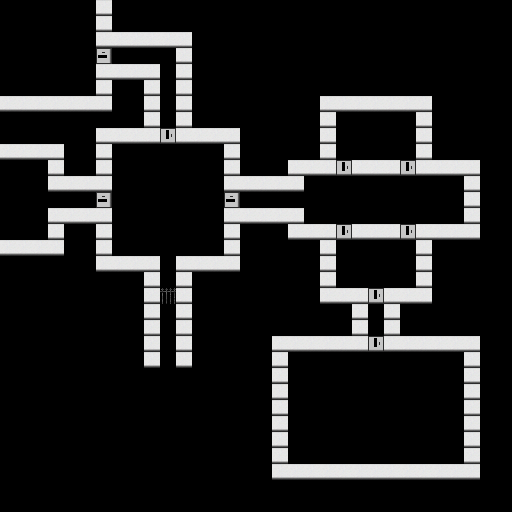

Below is a game level as drawn by its tile map, then a one-line description and the .tmx file that defines it, in full:
An orthogonal 32x32 tile map with 16x16 px tiles, 2 tile layers (floor, wall), 1 hidden layer not drawn and 9 objects.

<map version="1.9" tiledversion="1.9.2" orientation="orthogonal" renderorder="right-down" width="32" height="32" tilewidth="16" tileheight="16" infinite="0" nextlayerid="5" nextobjectid="20">
 <tileset firstgid="1" source="../../tsx/saves/hospital.tsx" />
 <layer id="1" name="floor" width="32" height="32">
  <data encoding="csv">
2,2,2,2,2,2,1,2,2,2,2,2,2,2,2,2,2,2,2,2,2,2,2,2,2,2,2,2,2,2,2,2,
2,2,2,2,2,2,1,2,2,2,2,2,2,2,2,2,2,2,2,2,2,2,2,2,2,2,2,2,2,2,2,2,
2,2,2,2,2,2,1,1,1,1,1,1,2,2,2,2,2,2,2,2,2,2,2,2,2,2,2,2,2,2,2,2,
2,2,2,2,2,2,2,2,2,2,2,1,2,2,2,2,2,2,2,2,2,2,2,2,2,2,2,2,2,2,2,2,
2,2,2,2,2,2,1,1,1,1,2,1,2,2,2,2,2,2,2,2,2,2,2,2,2,2,2,2,2,2,2,2,
2,2,2,2,2,2,1,2,2,1,2,1,2,2,2,2,2,2,2,2,2,2,2,2,2,2,2,2,2,2,2,2,
1,1,1,1,1,1,1,2,2,1,2,1,2,2,2,2,2,2,2,2,1,1,1,1,1,1,1,2,2,2,2,2,
2,2,2,2,2,2,2,2,2,1,2,1,2,2,2,2,2,2,2,2,1,2,2,2,2,2,1,2,2,2,2,2,
2,2,2,2,2,2,1,1,1,1,2,1,1,1,1,2,2,2,2,2,1,2,2,2,2,2,1,2,2,2,2,2,
1,1,1,1,2,2,1,2,2,2,2,2,2,2,1,2,2,2,2,2,1,2,2,2,2,2,1,2,2,2,2,2,
2,2,2,1,2,2,1,2,2,2,2,2,2,2,1,2,2,2,1,1,1,2,1,1,1,2,1,1,1,1,2,2,
2,2,2,1,1,1,1,2,2,2,2,2,2,2,1,1,1,1,1,2,2,2,2,2,2,2,2,2,2,1,2,2,
2,2,2,2,2,2,2,2,2,2,2,2,2,2,2,2,2,2,2,2,2,2,2,2,2,2,2,2,2,1,2,2,
2,2,2,1,1,1,1,2,2,2,2,2,2,2,1,1,1,1,1,2,2,2,2,2,2,2,2,2,2,1,2,2,
2,2,2,1,2,2,1,2,2,2,2,2,2,2,1,2,2,2,1,1,1,2,1,1,1,2,1,1,1,1,2,2,
1,1,1,1,2,2,1,2,2,2,2,2,2,2,1,2,2,2,2,2,1,2,2,2,2,2,1,2,2,2,2,2,
2,2,2,2,2,2,1,1,1,1,2,1,1,1,1,2,2,2,2,2,1,2,2,2,2,2,1,2,2,2,2,2,
2,2,2,2,2,2,2,2,2,1,2,1,2,2,2,2,2,2,2,2,1,2,2,2,2,2,1,2,2,2,2,2,
2,2,2,2,2,2,2,2,2,1,2,1,2,2,2,2,2,2,2,2,1,1,1,2,1,1,1,2,2,2,2,2,
2,2,2,2,2,2,2,2,2,1,2,1,2,2,2,2,2,2,2,2,2,2,1,2,1,2,2,2,2,2,2,2,
2,2,2,2,2,2,2,2,2,1,2,1,2,2,2,2,2,2,2,2,2,2,1,2,1,2,2,2,2,2,2,2,
2,2,2,2,2,2,2,2,2,1,2,1,2,2,2,2,2,1,1,1,1,1,1,2,1,1,1,1,1,1,2,2,
2,2,2,2,2,2,2,2,2,1,2,1,2,2,2,2,2,1,2,2,2,2,2,2,2,2,2,2,2,1,2,2,
2,2,2,2,2,2,2,2,2,2,2,2,2,2,2,2,2,1,2,2,2,2,2,2,2,2,2,2,2,1,2,2,
2,2,2,2,2,2,2,2,2,2,2,2,2,2,2,2,2,1,2,2,2,2,2,2,2,2,2,2,2,1,2,2,
2,2,2,2,2,2,2,2,2,2,2,2,2,2,2,2,2,1,2,2,2,2,2,2,2,2,2,2,2,1,2,2,
2,2,2,2,2,2,2,2,2,2,2,2,2,2,2,2,2,1,2,2,2,2,2,2,2,2,2,2,2,1,2,2,
2,2,2,2,2,2,2,2,2,2,2,2,2,2,2,2,2,1,2,2,2,2,2,2,2,2,2,2,2,1,2,2,
2,2,2,2,2,2,2,2,2,2,2,2,2,2,2,2,2,1,2,2,2,2,2,2,2,2,2,2,2,1,2,2,
2,2,2,2,2,2,2,2,2,2,2,2,2,2,2,2,2,1,1,1,1,1,1,1,1,1,1,1,1,1,2,2,
2,2,2,2,2,2,2,2,2,2,2,2,2,2,2,2,2,2,2,2,2,2,2,2,2,2,2,2,2,2,2,2,
2,2,2,2,2,2,2,2,2,2,2,2,2,2,2,2,2,2,2,2,2,2,2,2,2,2,2,2,2,2,2,2
</data>
 </layer>
 <layer id="2" name="ceil" width="32" height="32" visible="0">
  <data encoding="csv">
3,3,3,3,3,3,3,3,3,3,3,3,3,3,3,3,3,3,3,3,3,3,3,3,3,3,3,3,3,3,3,3,
3,3,3,3,3,3,3,3,3,3,3,3,3,3,3,3,3,3,3,3,3,3,3,3,3,3,3,3,3,3,3,3,
3,3,3,3,3,3,3,3,3,3,3,3,3,3,3,3,3,3,3,3,3,3,3,3,3,3,3,3,3,3,3,3,
3,3,3,3,3,3,3,3,3,3,3,3,3,3,3,3,3,3,3,3,3,3,3,3,3,3,3,3,3,3,3,3,
3,3,3,3,3,3,3,3,3,3,3,3,3,3,3,3,3,3,3,3,3,3,3,3,3,3,3,3,3,3,3,3,
3,3,3,3,3,3,3,3,3,3,3,3,3,3,3,3,3,3,3,3,3,3,3,3,3,3,3,3,3,3,3,3,
3,3,3,3,3,3,3,3,3,3,3,3,3,3,3,3,3,3,3,3,3,3,3,3,3,3,3,3,3,3,3,3,
3,3,3,3,3,3,3,3,3,3,3,3,3,3,3,3,3,3,3,3,3,3,3,3,3,3,3,3,3,3,3,3,
3,3,3,3,3,3,3,3,3,3,3,3,3,3,3,3,3,3,3,3,3,3,3,3,3,3,3,3,3,3,3,3,
3,3,3,3,3,3,3,3,3,3,3,3,3,3,3,3,3,3,3,3,3,3,3,3,3,3,3,3,3,3,3,3,
3,3,3,3,3,3,3,3,3,3,3,3,3,3,3,3,3,3,3,3,3,3,3,3,3,3,3,3,3,3,3,3,
3,3,3,3,3,3,3,3,3,3,3,3,3,3,3,3,3,3,3,3,3,3,3,3,3,3,3,3,3,3,3,3,
3,3,3,3,3,3,3,3,3,3,3,3,3,3,3,3,3,3,3,3,3,3,3,3,3,3,3,3,3,3,3,3,
3,3,3,3,3,3,3,3,3,3,3,3,3,3,3,3,3,3,3,3,3,3,3,3,3,3,3,3,3,3,3,3,
3,3,3,3,3,3,3,3,3,3,3,3,3,3,3,3,3,3,3,3,3,3,3,3,3,3,3,3,3,3,3,3,
3,3,3,3,3,3,3,3,3,3,3,3,3,3,3,3,3,3,3,3,3,3,3,3,3,3,3,3,3,3,3,3,
3,3,3,3,3,3,3,3,3,3,3,3,3,3,3,3,3,3,3,3,3,3,3,3,3,3,3,3,3,3,3,3,
3,3,3,3,3,3,3,3,3,3,3,3,3,3,3,3,3,3,3,3,3,3,3,3,3,3,3,3,3,3,3,3,
3,3,3,3,3,3,3,3,3,3,3,3,3,3,3,3,3,3,3,3,3,3,3,3,3,3,3,3,3,3,3,3,
3,3,3,3,3,3,3,3,3,3,3,3,3,3,3,3,3,3,3,3,3,3,3,3,3,3,3,3,3,3,3,3,
3,3,3,3,3,3,3,3,3,3,3,3,3,3,3,3,3,3,3,3,3,3,3,3,3,3,3,3,3,3,3,3,
3,3,3,3,3,3,3,3,3,3,3,3,3,3,3,3,3,3,3,3,3,3,3,3,3,3,3,3,3,3,3,3,
3,3,3,3,3,3,3,3,3,3,3,3,3,3,3,3,3,3,3,3,3,3,3,3,3,3,3,3,3,3,3,3,
3,3,3,3,3,3,3,3,3,3,3,3,3,3,3,3,3,3,3,3,3,3,3,3,3,3,3,3,3,3,3,3,
3,3,3,3,3,3,3,3,3,3,3,3,3,3,3,3,3,3,3,3,3,3,3,3,3,3,3,3,3,3,3,3,
3,3,3,3,3,3,3,3,3,3,3,3,3,3,3,3,3,3,3,3,3,3,3,3,3,3,3,3,3,3,3,3,
3,3,3,3,3,3,3,3,3,3,3,3,3,3,3,3,3,3,3,3,3,3,3,3,3,3,3,3,3,3,3,3,
3,3,3,3,3,3,3,3,3,3,3,3,3,3,3,3,3,3,3,3,3,3,3,3,3,3,3,3,3,3,3,3,
3,3,3,3,3,3,3,3,3,3,3,3,3,3,3,3,3,3,3,3,3,3,3,3,3,3,3,3,3,3,3,3,
3,3,3,3,3,3,3,3,3,3,3,3,3,3,3,3,3,3,3,3,3,3,3,3,3,3,3,3,3,3,3,3,
3,3,3,3,3,3,3,3,3,3,3,3,3,3,3,3,3,3,3,3,3,3,3,3,3,3,3,3,3,3,3,3,
3,3,3,3,3,3,3,3,3,3,3,3,3,3,3,3,3,3,3,3,3,3,3,3,3,3,3,3,3,3,3,3
</data>
 </layer>
 <layer id="3" name="wall" width="32" height="32">
  <data encoding="csv">
0,0,0,0,0,0,0,0,0,0,0,0,0,0,0,0,0,0,0,0,0,0,0,0,0,0,0,0,0,0,0,0,
0,0,0,0,0,0,0,0,0,0,0,0,0,0,0,0,0,0,0,0,0,0,0,0,0,0,0,0,0,0,0,0,
0,0,0,0,0,0,0,0,0,0,0,0,0,0,0,0,0,0,0,0,0,0,0,0,0,0,0,0,0,0,0,0,
0,0,0,0,0,0,1610612740,0,0,0,0,0,0,0,0,0,0,0,0,0,0,0,0,0,0,0,0,0,0,0,0,0,
0,0,0,0,0,0,0,0,0,0,0,0,0,0,0,0,0,0,0,0,0,0,0,0,0,0,0,0,0,0,0,0,
0,0,0,0,0,0,0,0,0,0,0,0,0,0,0,0,0,0,0,0,0,0,0,0,0,0,0,0,0,0,0,0,
0,0,0,0,0,0,0,0,0,0,0,0,0,0,0,0,0,0,0,0,0,0,0,0,0,0,0,0,0,0,0,0,
0,0,0,0,0,0,0,0,0,0,0,0,0,0,0,0,0,0,0,0,0,0,0,0,0,0,0,0,0,0,0,0,
0,0,0,0,0,0,0,0,0,0,4,0,0,0,0,0,0,0,0,0,0,0,0,0,0,0,0,0,0,0,0,0,
0,0,0,0,0,0,0,0,0,0,0,0,0,0,0,0,0,0,0,0,0,0,0,0,0,0,0,0,0,0,0,0,
0,0,0,0,0,0,0,0,0,0,0,0,0,0,0,0,0,0,0,0,0,4,0,0,0,4,0,0,0,0,0,0,
0,0,0,0,0,0,0,0,0,0,0,0,0,0,0,0,0,0,0,0,0,0,0,0,0,0,0,0,0,0,0,0,
0,0,0,0,0,0,1610612740,0,0,0,0,0,0,0,1610612740,0,0,0,0,0,0,0,0,0,0,0,0,0,0,0,0,0,
0,0,0,0,0,0,0,0,0,0,0,0,0,0,0,0,0,0,0,0,0,0,0,0,0,0,0,0,0,0,0,0,
0,0,0,0,0,0,0,0,0,0,0,0,0,0,0,0,0,0,0,0,0,4,0,0,0,4,0,0,0,0,0,0,
0,0,0,0,0,0,0,0,0,0,0,0,0,0,0,0,0,0,0,0,0,0,0,0,0,0,0,0,0,0,0,0,
0,0,0,0,0,0,0,0,0,0,0,0,0,0,0,0,0,0,0,0,0,0,0,0,0,0,0,0,0,0,0,0,
0,0,0,0,0,0,0,0,0,0,0,0,0,0,0,0,0,0,0,0,0,0,0,0,0,0,0,0,0,0,0,0,
0,0,0,0,0,0,0,0,0,0,7,0,0,0,0,0,0,0,0,0,0,0,0,4,0,0,0,0,0,0,0,0,
0,0,0,0,0,0,0,0,0,0,0,0,0,0,0,0,0,0,0,0,0,0,0,0,0,0,0,0,0,0,0,0,
0,0,0,0,0,0,0,0,0,0,0,0,0,0,0,0,0,0,0,0,0,0,0,0,0,0,0,0,0,0,0,0,
0,0,0,0,0,0,0,0,0,0,0,0,0,0,0,0,0,0,0,0,0,0,0,4,0,0,0,0,0,0,0,0,
0,0,0,0,0,0,0,0,0,0,0,0,0,0,0,0,0,0,0,0,0,0,0,0,0,0,0,0,0,0,0,0,
0,0,0,0,0,0,0,0,0,0,0,0,0,0,0,0,0,0,0,0,0,0,0,0,0,0,0,0,0,0,0,0,
0,0,0,0,0,0,0,0,0,0,0,0,0,0,0,0,0,0,0,0,0,0,0,0,0,0,0,0,0,0,0,0,
0,0,0,0,0,0,0,0,0,0,0,0,0,0,0,0,0,0,0,0,0,0,0,0,0,0,0,0,0,0,0,0,
0,0,0,0,0,0,0,0,0,0,0,0,0,0,0,0,0,0,0,0,0,0,0,0,0,0,0,0,0,0,0,0,
0,0,0,0,0,0,0,0,0,0,0,0,0,0,0,0,0,0,0,0,0,0,0,0,0,0,0,0,0,0,0,0,
0,0,0,0,0,0,0,0,0,0,0,0,0,0,0,0,0,0,0,0,0,0,0,0,0,0,0,0,0,0,0,0,
0,0,0,0,0,0,0,0,0,0,0,0,0,0,0,0,0,0,0,0,0,0,0,0,0,0,0,0,0,0,0,0,
0,0,0,0,0,0,0,0,0,0,0,0,0,0,0,0,0,0,0,0,0,0,0,0,0,0,0,0,0,0,0,0,
0,0,0,0,0,0,0,0,0,0,0,0,0,0,0,0,0,0,0,0,0,0,0,0,0,0,0,0,0,0,0,0
</data>
 </layer>
 <objectgroup id="4" name="props">
  <object id="7" gid="5" x="20.125" y="92.125" width="8" height="8" />
  <object id="8" gid="5" x="29.9716" y="92.0227" width="8" height="8" />
  <object id="9" gid="5" x="39.9034" y="91.9034" width="8" height="8" />
  <object id="14" gid="6" x="113.5" y="161.375" width="16" height="16" />
  <object id="15" gid="6" x="128.125" y="148.75" width="16" height="16" />
  <object id="16" gid="6" x="114.25" y="170.75" width="16" height="16" />
  <object id="17" gid="5" x="180.208" y="147.792" width="8" height="8" />
  <object id="18" gid="5" x="188.75" y="147.679" width="8" height="8" />
  <object id="19" gid="5" x="197.641" y="147.935" width="8" height="8" />
 </objectgroup>
</map>